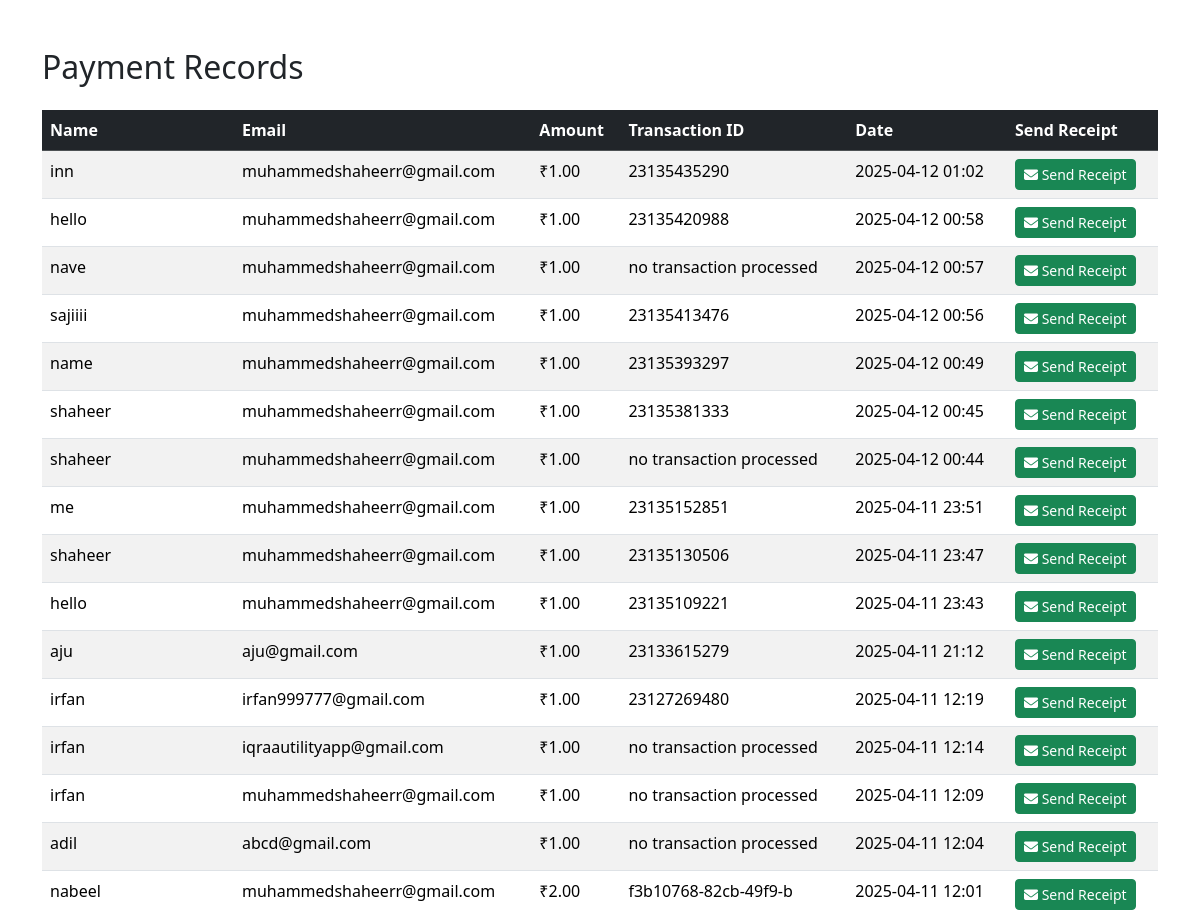
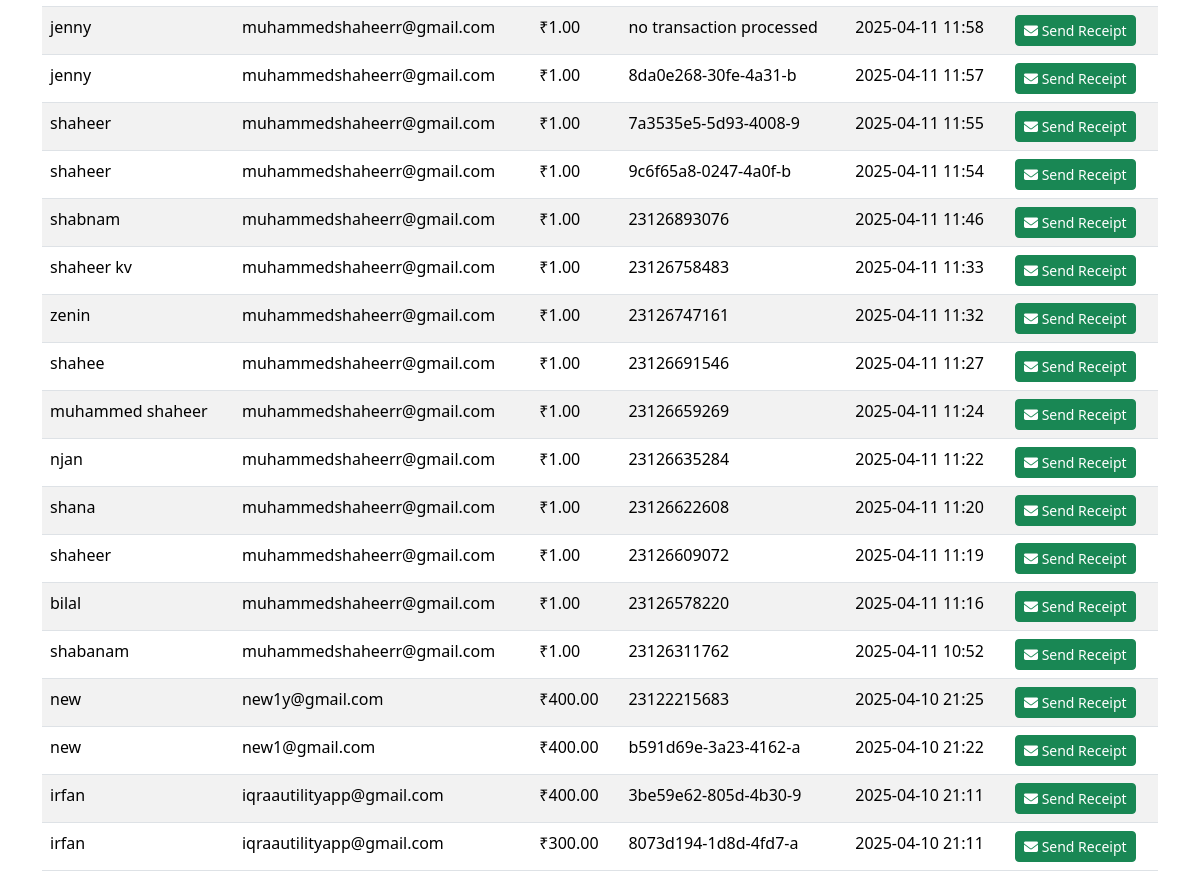
Screenshot of /adminpaymentsabc123secreturl/ with the database file from the repository (2 pictures, top to bottom).
### myapp/models.py (models this page shows, shortened)
class Payment(models.Model):
    full_name = models.CharField(max_length=200)
    success =  models.BooleanField(default=False)
    email = models.EmailField()
    contact = models.CharField(max_length=10,blank=False)
    amount = models.DecimalField(max_digits=10, decimal_places=2, default=0.00)
    category = models.CharField(max_length=20, choices=CATEGORY_CHOICES)
    transcation_id = models.CharField(max_length=200,
                                      editable=False,
                                      blank=True)
    bank_transaction_id = models.CharField(max_length=100, blank=True, null=True)
    organisation_name = models.CharField(max_length=200,blank=True)
    job_title = models.CharField(max_length=200,blank=True)
    created_at = models.DateTimeField(default=timezone.now)
    meals = models.CharField(max_length=20,choices=CATEGORY_CHOICES_MEALS)
    whatsapp_number = models.CharField(max_length=10,blank=True)
    additional_comments = models.CharField(blank=True,default=" ",max_length=500)
    about_us = models.CharField(max_length=30,choices=CATEGORY_CHOICES_ABOUT_US)

### myapp/views.py (the view)
# urls.py: path('adminpaymentsabc123secreturl/', payment_list_view, name='admin-payments'),
def payment_list_view(request):
    payments = Payment.objects.order_by('-created_at')  # Latest first
    return render(request, 'myapp/payment_list.html', {'payments': payments})

### myapp/templates/myapp/payment_list.html (shortened to what this page needs)
{% load static %}
<!DOCTYPE html>
<html>
<head>
    <link rel="stylesheet" href="https://cdnjs.cloudflare.com/ajax/libs/font-awesome/6.5.0/css/all.min.css">
    <link href="https://cdn.jsdelivr.net/npm/bootstrap@5.3.3/dist/css/bootstrap.min.css" rel="stylesheet">
</head>
<body>
<div class="container mt-5">
    <h2 class="mb-4">Payment Records</h2>
    <table class="table table-striped">
        <thead class="table-dark">
            <tr>
                <th>Name</th>
                <th>Email</th>
                <th>Amount</th>
                <th>Transaction ID</th>
                <th>Date</th>
                <th>Send Receipt</th>
            </tr>
        </thead>
        <tbody>
        {% for payment in payments %}
            <tr>
                <td>{{ payment.full_name }}</td>
                <td>{{ payment.email }}</td>
                <td>₹{{ payment.amount }}</td>
                <td>{{ payment.transcation_id }}</td>
                <td>{{ payment.created_at|date:"Y-m-d H:i" }}</td>
                <td>
                    <a href="{% url 'send-receipt' payment.id %}" class="btn btn-success btn-sm">
                        <i class="fas fa-envelope"></i> Send Receipt
                    </a>
                </td>
            </tr>
        {% empty %}
            <tr><td colspan="6">No payments found.</td></tr>
        {% endfor %}
        </tbody>
    </table>
</div>
</body>
</html>

### rows the page displays
Payment: full_name "inn", email "muhammedshaheerr@gmail.com", amount "1.00", transcation_id "23135435290", created_at "2025-04-12 01:02"
Payment: full_name "hello", email "muhammedshaheerr@gmail.com", amount "1.00", transcation_id "23135420988", created_at "2025-04-12 00:58"
Payment: full_name "nave", email "muhammedshaheerr@gmail.com", amount "1.00", transcation_id "no transaction processed", created_at "2025-04-12 00:57"
Payment: full_name "sajiiii", email "muhammedshaheerr@gmail.com", amount "1.00", transcation_id "23135413476", created_at "2025-04-12 00:56"
Payment: full_name "name", email "muhammedshaheerr@gmail.com", amount "1.00", transcation_id "23135393297", created_at "2025-04-12 00:49"
Payment: full_name "shaheer", email "muhammedshaheerr@gmail.com", amount "1.00", transcation_id "23135381333", created_at "2025-04-12 00:45"
Payment: full_name "shaheer", email "muhammedshaheerr@gmail.com", amount "1.00", transcation_id "no transaction processed", created_at "2025-04-12 00:44"
Payment: full_name "me", email "muhammedshaheerr@gmail.com", amount "1.00", transcation_id "23135152851", created_at "2025-04-11 23:51"
Payment: full_name "shaheer", email "muhammedshaheerr@gmail.com", amount "1.00", transcation_id "23135130506", created_at "2025-04-11 23:47"
Payment: full_name "hello", email "muhammedshaheerr@gmail.com", amount "1.00", transcation_id "23135109221", created_at "2025-04-11 23:43"
Payment: full_name "aju", email "aju@gmail.com", amount "1.00", transcation_id "23133615279", created_at "2025-04-11 21:12"
Payment: full_name "irfan", email "irfan999777@gmail.com", amount "1.00", transcation_id "23127269480", created_at "2025-04-11 12:19"
Payment: full_name "irfan", email "iqraautilityapp@gmail.com", amount "1.00", transcation_id "no transaction processed", created_at "2025-04-11 12:14"
Payment: full_name "irfan", email "muhammedshaheerr@gmail.com", amount "1.00", transcation_id "no transaction processed", created_at "2025-04-11 12:09"
Payment: full_name "adil", email "abcd@gmail.com", amount "1.00", transcation_id "no transaction processed", created_at "2025-04-11 12:04"
Payment: full_name "nabeel", email "muhammedshaheerr@gmail.com", amount "2.00", transcation_id "f3b10768-82cb-49f9-b", created_at "2025-04-11 12:01"
Payment: full_name "jenny", email "muhammedshaheerr@gmail.com", amount "1.00", transcation_id "no transaction processed", created_at "2025-04-11 11:58"
Payment: full_name "jenny", email "muhammedshaheerr@gmail.com", amount "1.00", transcation_id "8da0e268-30fe-4a31-b", created_at "2025-04-11 11:57"
Payment: full_name "shaheer", email "muhammedshaheerr@gmail.com", amount "1.00", transcation_id "7a3535e5-5d93-4008-9", created_at "2025-04-11 11:55"
Payment: full_name "shaheer", email "muhammedshaheerr@gmail.com", amount "1.00", transcation_id "9c6f65a8-0247-4a0f-b", created_at "2025-04-11 11:54"
Payment: full_name "shabnam", email "muhammedshaheerr@gmail.com", amount "1.00", transcation_id "23126893076", created_at "2025-04-11 11:46"
Payment: full_name "shaheer kv", email "muhammedshaheerr@gmail.com", amount "1.00", transcation_id "23126758483", created_at "2025-04-11 11:33"
Payment: full_name "zenin", email "muhammedshaheerr@gmail.com", amount "1.00", transcation_id "23126747161", created_at "2025-04-11 11:32"
Payment: full_name "shahee", email "muhammedshaheerr@gmail.com", amount "1.00", transcation_id "23126691546", created_at "2025-04-11 11:27"
Payment: full_name "muhammed shaheer", email "muhammedshaheerr@gmail.com", amount "1.00", transcation_id "23126659269", created_at "2025-04-11 11:24"
Payment: full_name "njan", email "muhammedshaheerr@gmail.com", amount "1.00", transcation_id "23126635284", created_at "2025-04-11 11:22"
Payment: full_name "shana", email "muhammedshaheerr@gmail.com", amount "1.00", transcation_id "23126622608", created_at "2025-04-11 11:20"
Payment: full_name "shaheer", email "muhammedshaheerr@gmail.com", amount "1.00", transcation_id "23126609072", created_at "2025-04-11 11:19"
Payment: full_name "bilal", email "muhammedshaheerr@gmail.com", amount "1.00", transcation_id "23126578220", created_at "2025-04-11 11:16"
Payment: full_name "shabanam", email "muhammedshaheerr@gmail.com", amount "1.00", transcation_id "23126311762", created_at "2025-04-11 10:52"
Payment: full_name "new", email "new1y@gmail.com", amount "400.00", transcation_id "23122215683", created_at "2025-04-10 21:25"
Payment: full_name "new", email "new1@gmail.com", amount "400.00", transcation_id "b591d69e-3a23-4162-a", created_at "2025-04-10 21:22"
Payment: full_name "irfan", email "iqraautilityapp@gmail.com", amount "400.00", transcation_id "3be59e62-805d-4b30-9", created_at "2025-04-10 21:11"
Payment: full_name "irfan", email "iqraautilityapp@gmail.com", amount "300.00", transcation_id "8073d194-1d8d-4fd7-a", created_at "2025-04-10 21:11"
